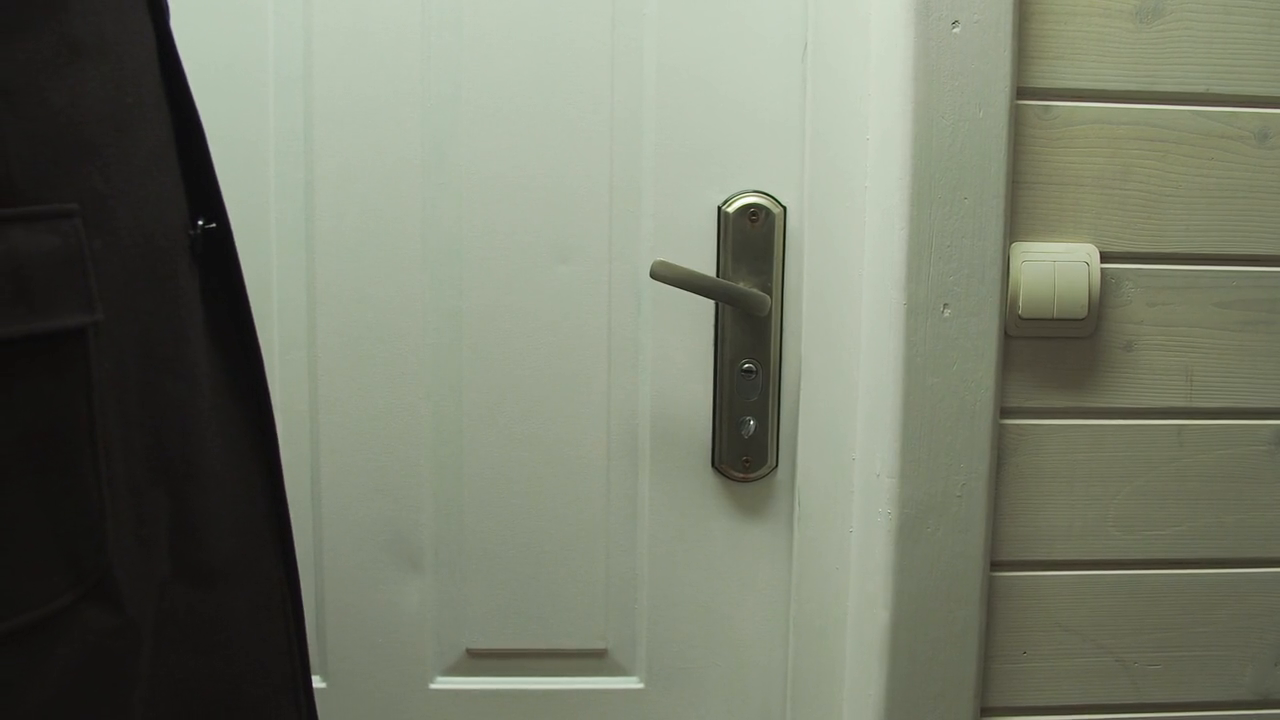
#> input picture frame 25 of LABS/Laboratório 1/Chromakey.mp4, 1280 x 720 px, given in place of camera_vigilancia.avi, which was not available
$ python exemplo9a.py
#> lines starting #> are read from the running program, lines starting #| are printed output that depends on the picture; after the words box and inside, x2 and y2 are one past the last pixel; in counts of white or black regions, pixels touching at a corner belong together
### Parte3/visaoComputacional.py
import cv2
import numpy as np

# Limiarização global (conversao de imagem em escala de cinza para
# binaria). Algoritmo: compara cada pixel da imagem em escala de
# cinza com um limiar (definido pelo projetista). Se o valor do
# pixel na imagem em escala de cinza for maior do o limiar, na
# imagem binaria de saida eh atribuido a cor branca (255) no
# pixel correspondente. Caso contrario eh atruido preto (0).
# [154 lines left out: functions limiarizacao_global_1, limiarizacao_global_2, imhist, color2bin_1, color2bin_2, imresize and 1 more, not called in this run]


# Buffer simplificado para armazenar frames de vídeo
class videoBuffer:

    def __init__(self, image_shape, tamanho):
        self.tamanho = tamanho
        self.inicio = self.tamanho-1
        self.final =  0
        self.buffer = np.zeros((image_shape[0], image_shape[1], tamanho))

    def insereFrame(self, frame):
        self.inicio += 1
        if self.inicio == self.tamanho:
            self.inicio = 0

        self.final += 1
        if self.final == self.tamanho:
            self.final = 0

        self.buffer[:,:,self.inicio] = frame

    def primeiroFrame(self):
        return self.buffer[:,:,self.inicio]

    def ultimoFrame(self):
        return self.buffer[:,:,self.final]

### Parte3/exemplo9a.py
import cv2
import numpy as np
import visaoComputacional as visco
from matplotlib import pyplot as plt


cap = cv2.VideoCapture('./Imagens/camera_vigilancia.avi')

n_linhas = int(cap.get(cv2.CAP_PROP_FRAME_HEIGHT))
n_colunas = int(cap.get(cv2.CAP_PROP_FRAME_WIDTH))

# cria buffer para armazenar os últimos N frames
tamanho_buffer = 24
buffer = visco.videoBuffer((n_linhas, n_colunas), tamanho_buffer)


while cap.isOpened():
    ret, I1 = cap.read()
#> I1 is the input picture: shape (720, 1280, 3); mean B, G, R 106.4, 123, 117.9

    if not ret:
        print("Can’t receive frame (stream end?). Exiting ...")
        break

    # conversão de BGR para escala de cinza
    I2 = cv2.cvtColor(I1, cv2.COLOR_BGR2GRAY)
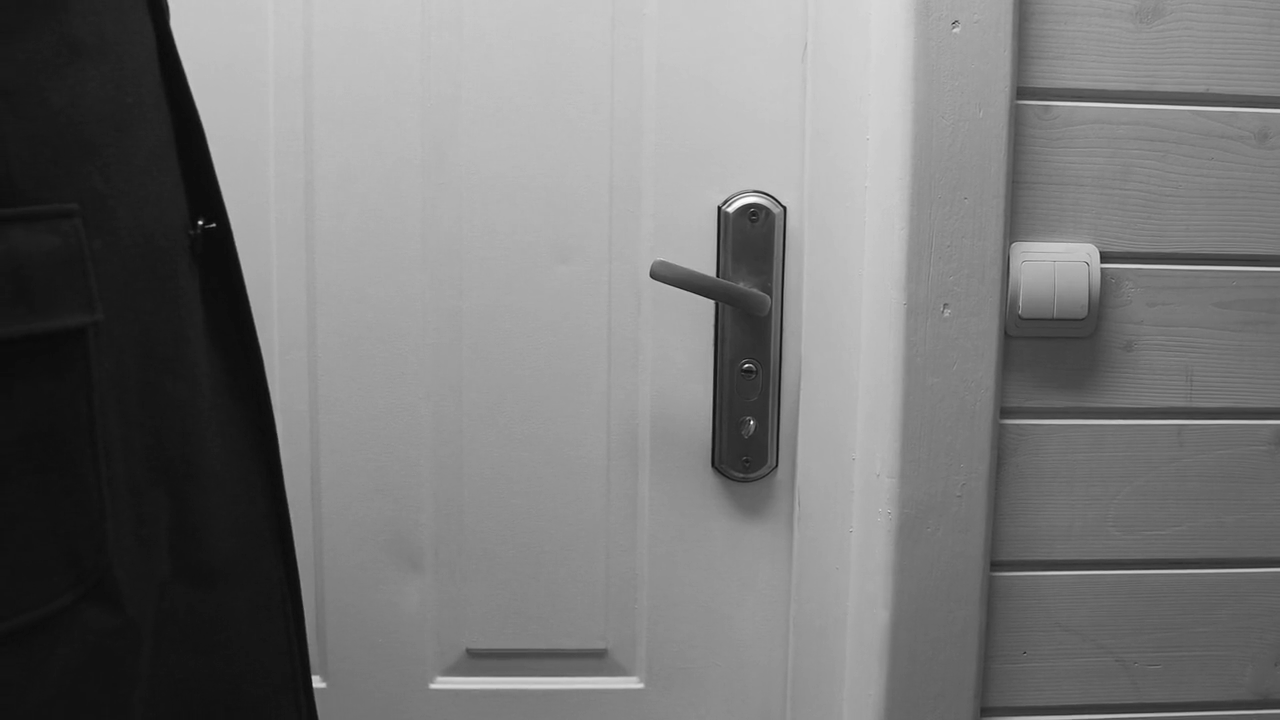
#> I2: shape (720, 1280); min 7, max 255, mean 119.5

    # insere frame atual no buffer
    buffer.insereFrame(I2.copy())

    # detecção de movimento
    I3 = np.uint8(np.abs(np.float32(buffer.primeiroFrame()) - np.float32(buffer.ultimoFrame())))

    # binarização/ limiarização
    limiar = 100
    flag, I4 = cv2.threshold(I3, limiar, 255, None, cv2.THRESH_BINARY)


    # Apresenta frame do vídeo

    cv2.imshow('video', I4)
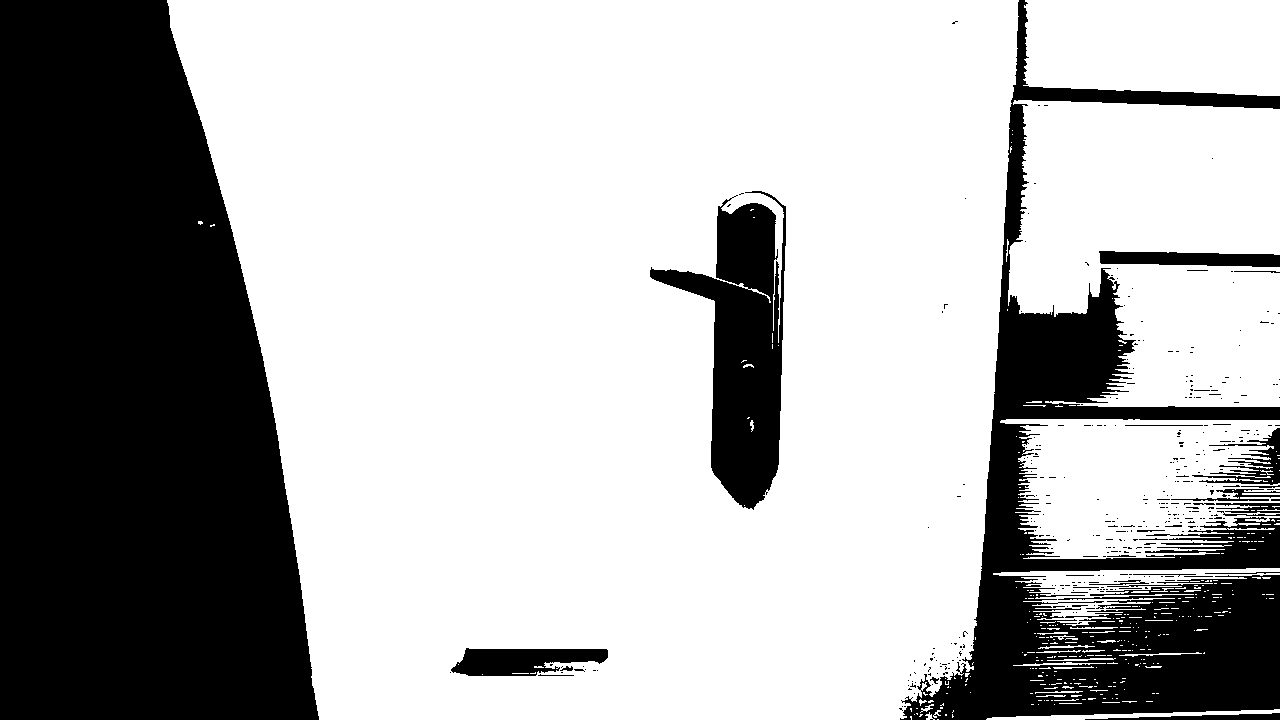
#> window 'video': shape (720, 1280); 68.9% white; 370 black regions (339 under 20 px), largest, box (x1, y1, x2, y2) and area: (0, 0, 319, 720) 183179, (900, 0, 1280, 720) 72701, (650, 191, 786, 510) 19922

    if cv2.waitKey(1) == ord('q'):
#> (key q is pressed here)
        break

cap.release()
cv2.destroyAllWindows()

$ run again, starting later in the video
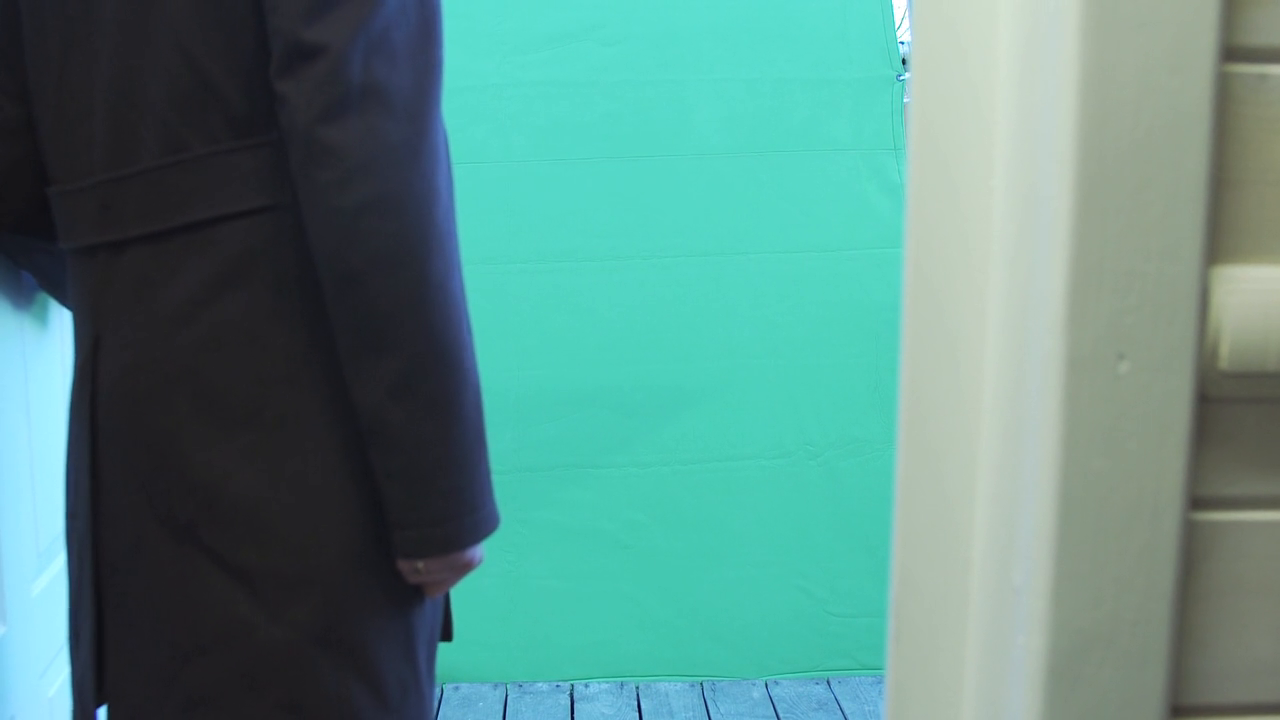
#> input picture frame 116 of LABS/Laboratório 1/Chromakey.mp4, 1280 x 720 px, given in place of camera_vigilancia.avi, which was not available
#> I1 is the input picture: shape (720, 1280, 3); mean B, G, R 132.5, 139.3, 89.4
#> `I2 = cv2.cvtColor(I1, cv2.COLOR_BGR2GRAY)`:
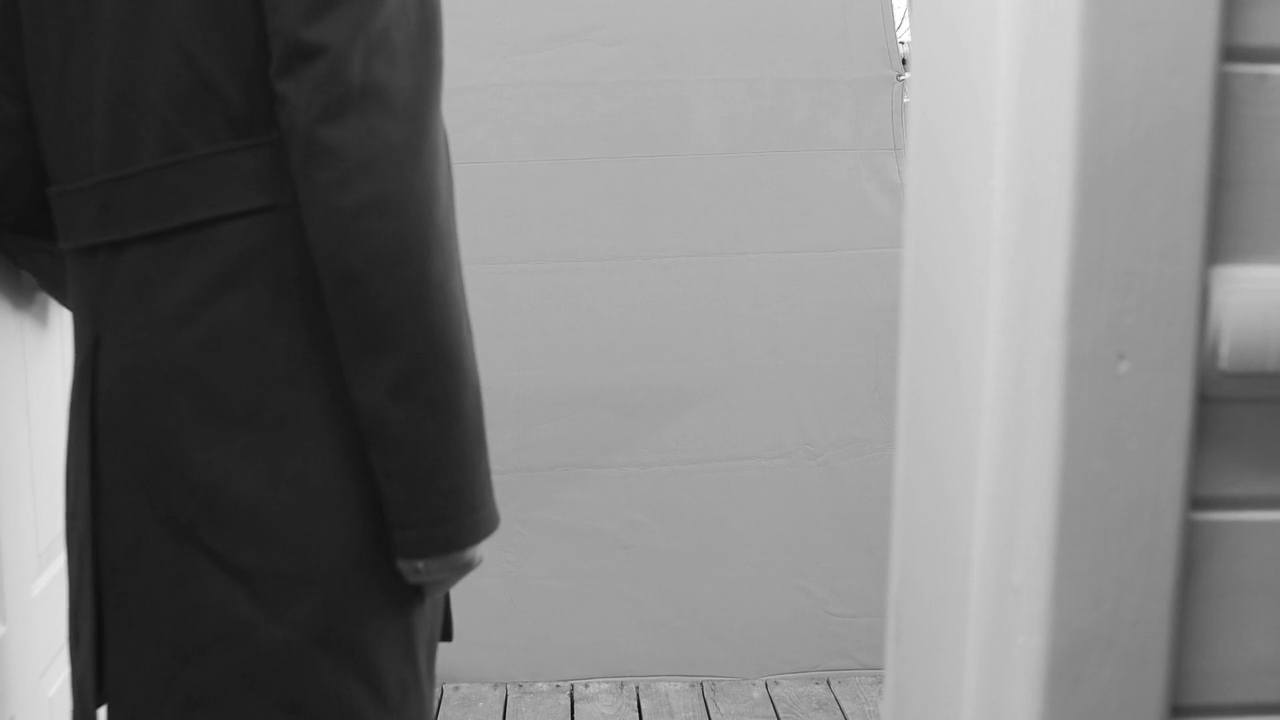
#> I2: shape (720, 1280); min 6, max 255, mean 123.7
#> `cv2.imshow('video', I4)`:
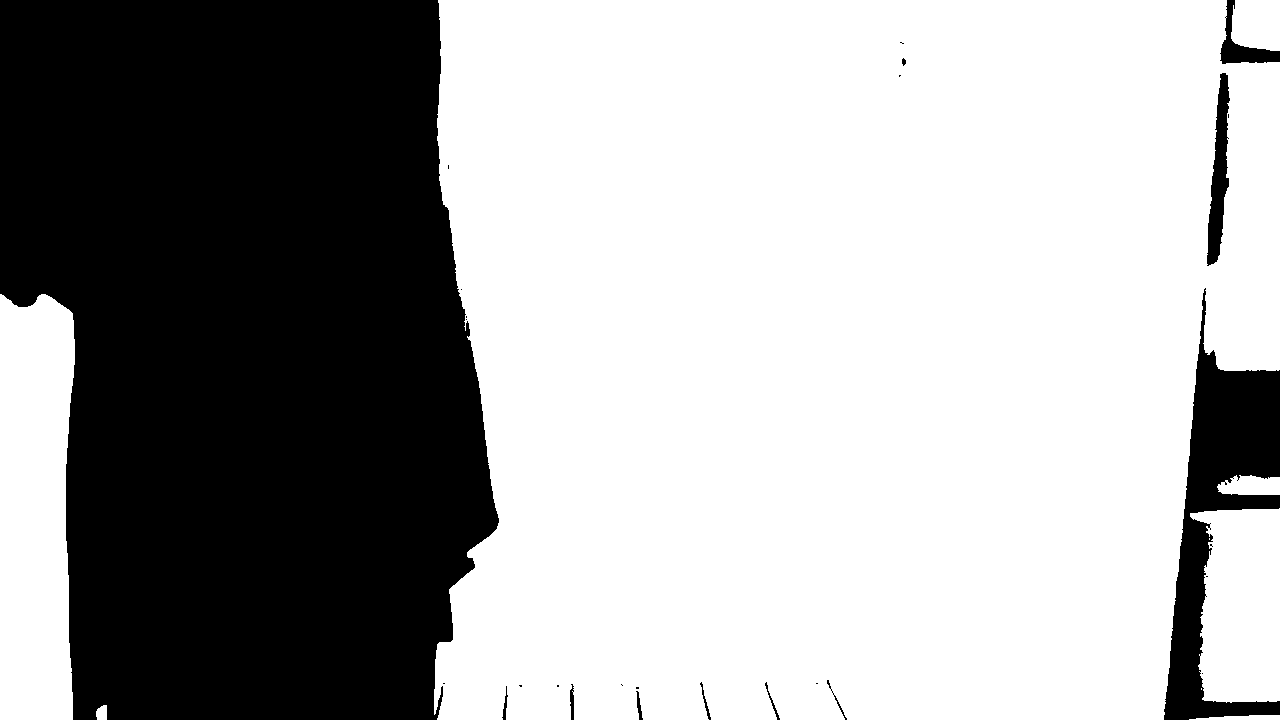
#> window 'video': shape (720, 1280); 64.9% white; 27 black regions (16 under 20 px), largest, box (x1, y1, x2, y2) and area: (0, 0, 499, 720) 300423, (1164, 288, 1280, 720) 19231, (1207, 73, 1230, 266) 2343

$ run again, starting later in the video
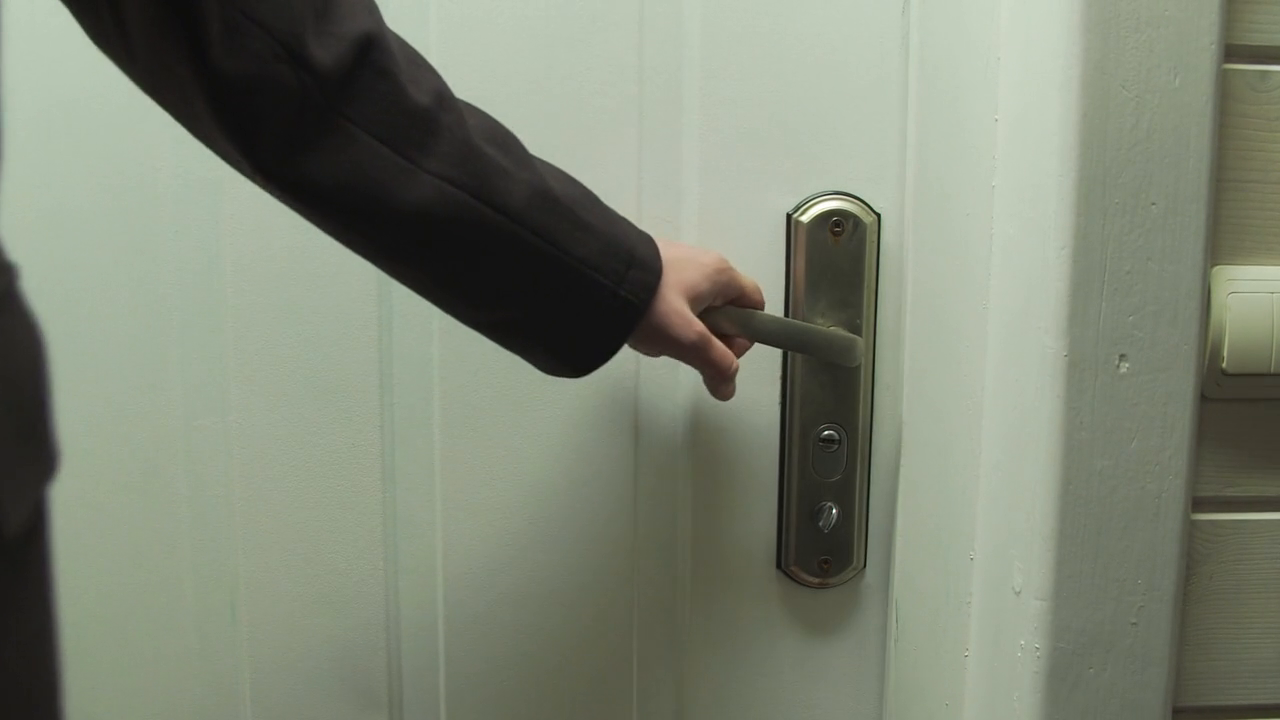
#> input picture frame 207 of LABS/Laboratório 1/Chromakey.mp4, 1280 x 720 px, given in place of camera_vigilancia.avi, which was not available
#> I1 is the input picture: shape (720, 1280, 3); mean B, G, R 116.2, 132.7, 126.2
#> `I2 = cv2.cvtColor(I1, cv2.COLOR_BGR2GRAY)`:
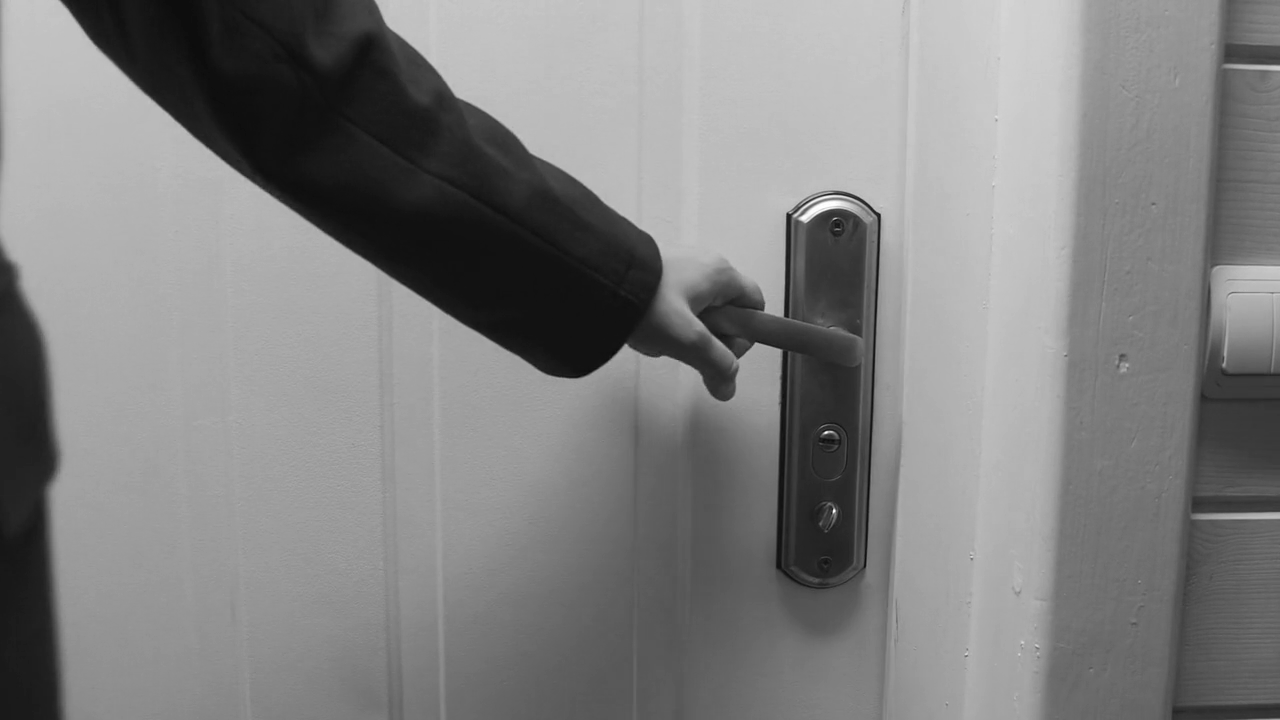
#> I2: shape (720, 1280); min 9, max 255, mean 128.8
#> `cv2.imshow('video', I4)`:
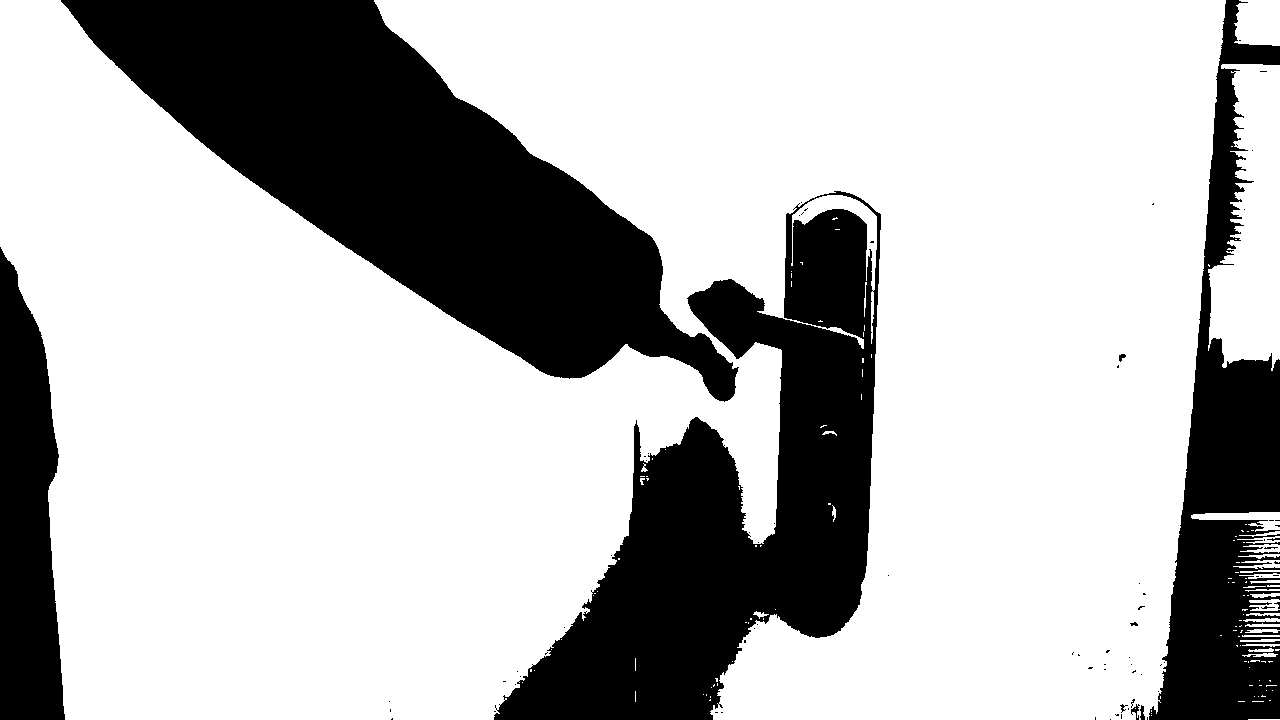
#> window 'video': shape (720, 1280); 72% white; 79 black regions (68 under 20 px), largest, box (x1, y1, x2, y2) and area: (61, 0, 739, 402) 107614, (494, 191, 881, 720) 86009, (1149, 0, 1280, 720) 40995
